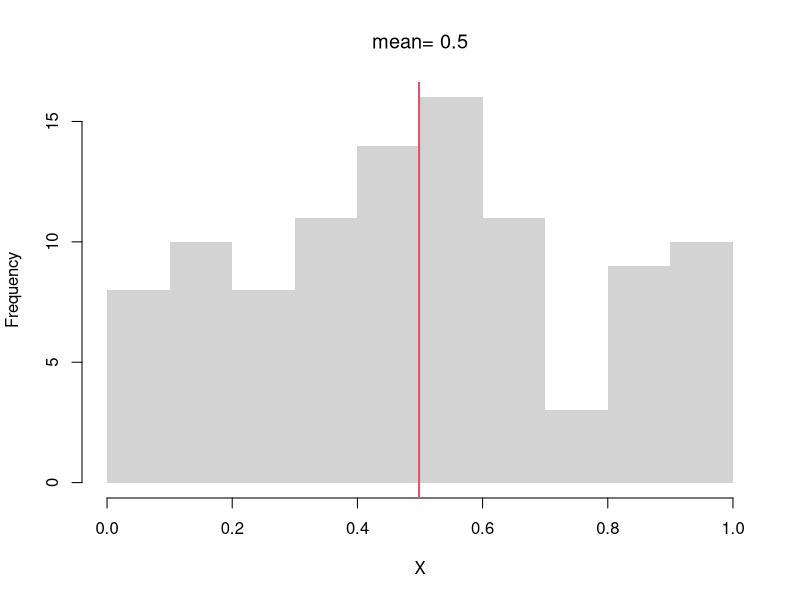
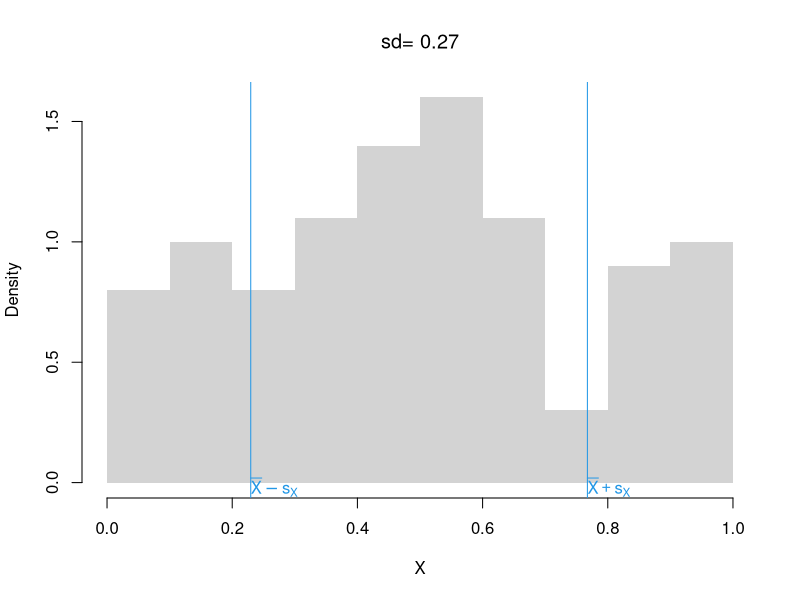
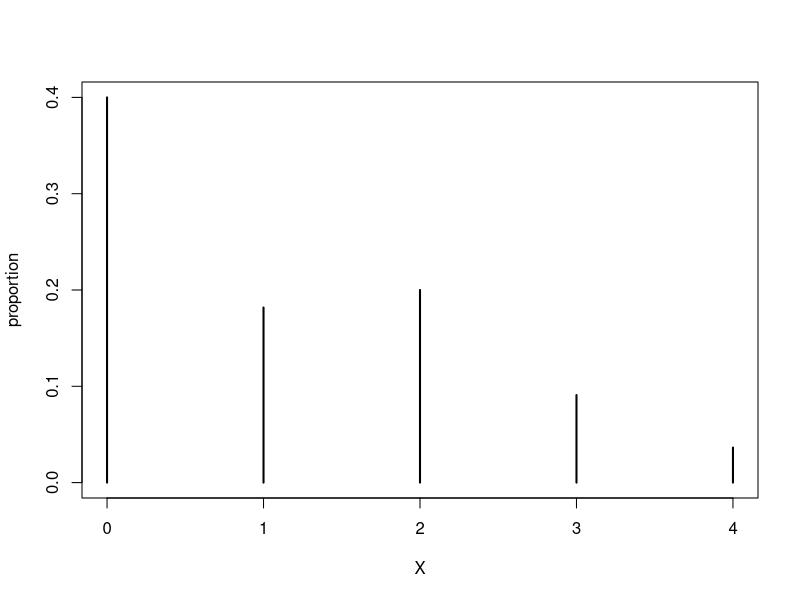
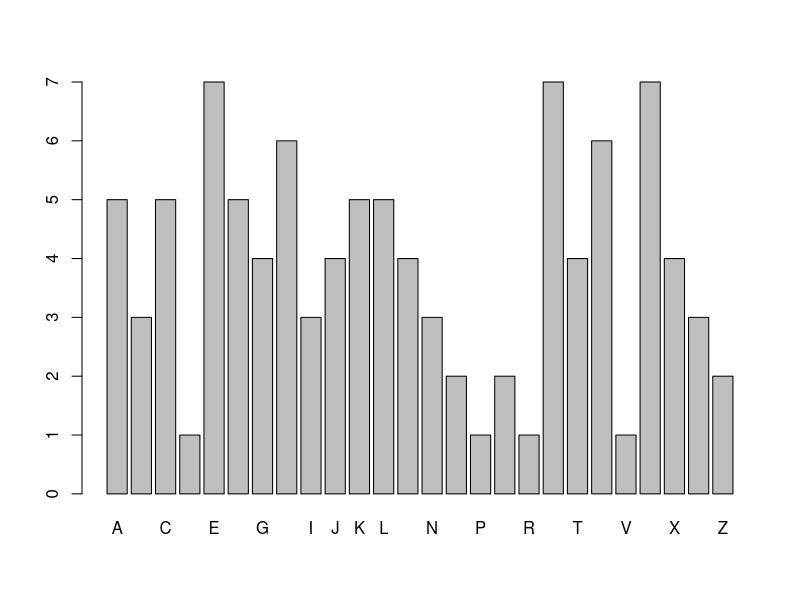
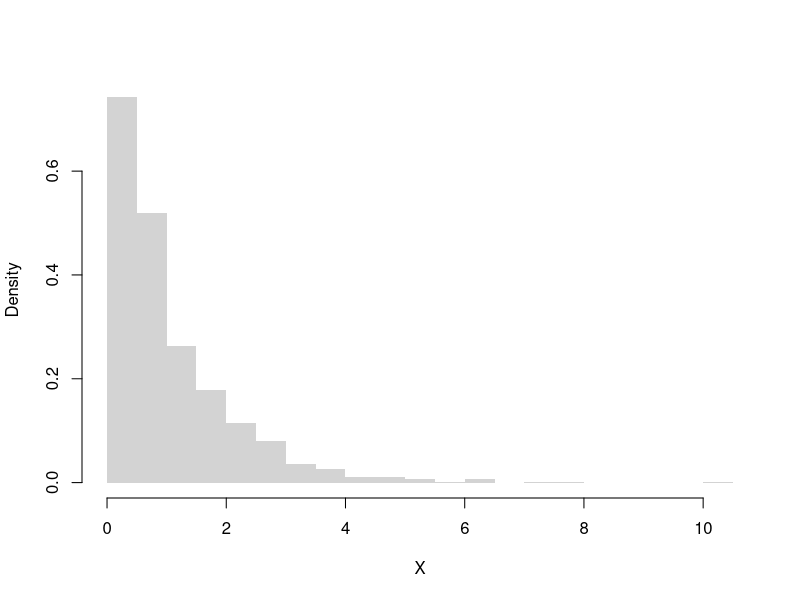
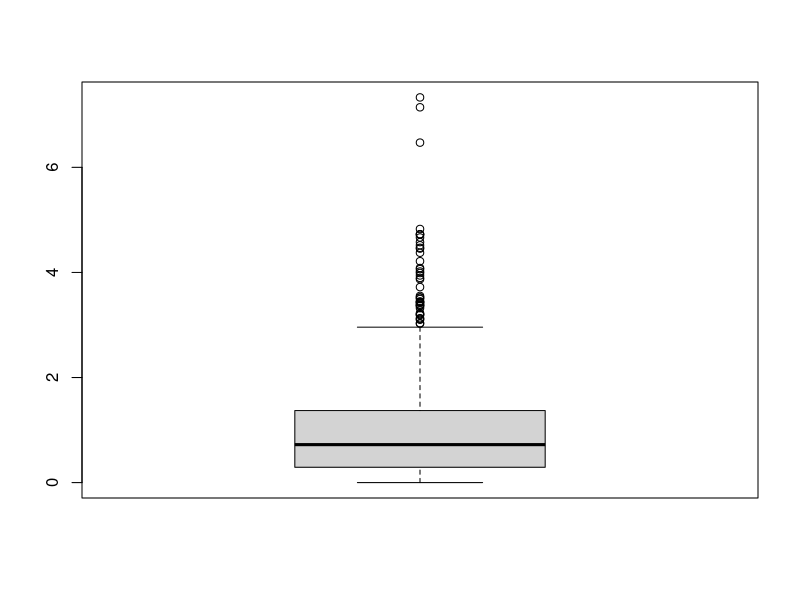
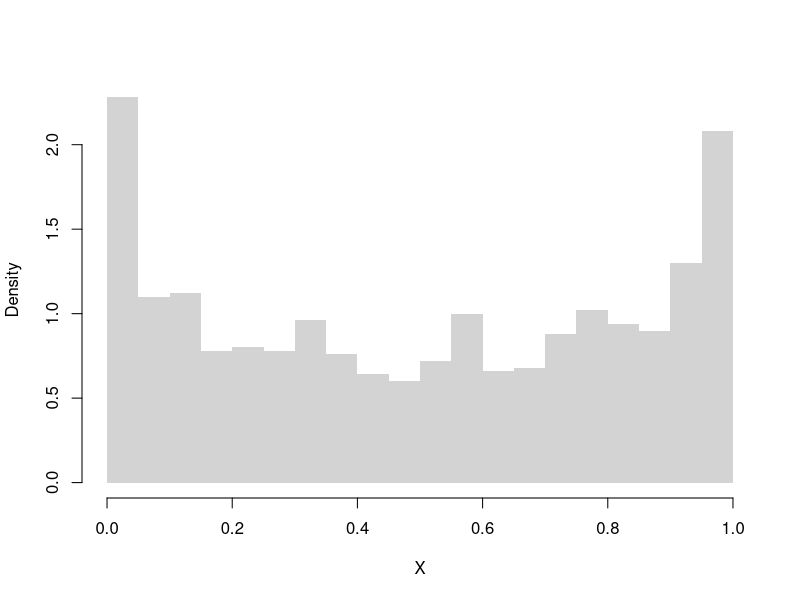
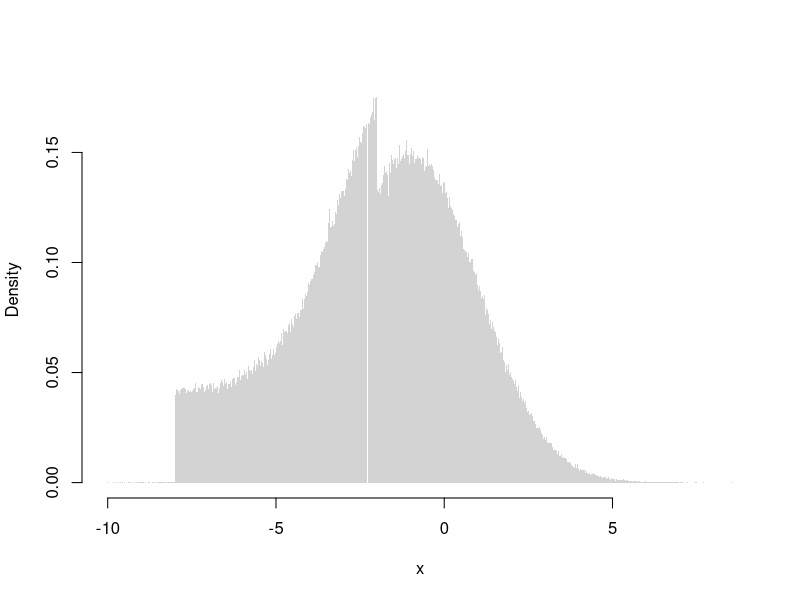

The R source for these figures, in order:
## ---- chunk 1
summary( runif(1000))
summary( rnorm(1000) )
## ---- chunk 2
# compute the mean of a random sample
X <- runif(100)
hist(X, border=NA, main=NA)
x_bar <- mean(X)  #sum(x)/length(x)
abline(v=x_bar, col=2, lwd=2)
title(paste0('mean= ', round(x_bar,2)), font.main=1)
## ---- chunk 3
s <- sd(X) # sqrt(var(X))
hist(X, border=NA, main=NA, freq=F)
s_lh <- c(x_bar - s,  x_bar + s)
abline(v=s_lh, col=4)
text(s_lh, -.02,
    c( expression(bar(X)-s[X]), expression(bar(X)+s[X])),
    col=4, adj=0)
title(paste0('sd= ', round(s,2)), font.main=1)
## ---- chunk 4
var(X)
x_bar <- mean(X)
mean( (X - x_bar)^2 )
## ---- chunk 5
X <- rgeom(50, .4)
X

proportions <- table(X)/sum(X)
plot(proportions, ylab='proportion')

#mean(X)
median(X)

#sd(X)
#IQR(X) # diff( quantile(x, probs=c(.25,.75)))
mad(X, constant=1) # median( abs(X - median(X)) )
## ---- chunk 6
# Draw 3 Random Letters
K <- length(LETTERS)
X_id <- rmultinom(3, 1, prob=rep(1/K,K))
X_id

# Draw Random Letters 100 Times
X_id <- rowSums(rmultinom(100, 1, prob=rep(1/K,K)))
X <- lapply(1:K, function(k){
    rep(LETTERS[k], X_id[k])
})
X <- factor(unlist(X), levels=LETTERS)

plot(X)

X_tab <- table(X)
# mode(s)
names(X_tab)[X_tab==max(X_tab)]

# freq. spread
sx <- X_tab/sum(X_tab)
sd(sx) # mad(sx)

# freq. concentration 
max(X_tab)/mean(X_tab)
## ---- chunk 7
X <- rweibull(1000, shape=1)
hist(X, border=NA, main=NA, freq=F, breaks=20)

skewness <-  function(X){
 X_bar <- mean(X)
 m3 <- mean((X - X_bar)^3)
 s3 <- sd(X)^3
 skew <- m3/s3
 return(skew)
}

skewness( rweibull(1000, shape=1))
skewness( rweibull(1000, shape=10) )
## ---- chunk 8
X <- rweibull(1000, shape=1)
boxplot(X, main=NA)

kurtosis <- function(X){  
 X_bar <- mean(X)
 m4 <- mean((X - X_bar)^4) 
 s4 <- sd(X)^4
 kurt <- m4/s4 - 3
 return(kurt)
}

kurtosis( rweibull(1000, shape=1))
kurtosis( rweibull(1000, shape=10) )
## ---- chunk 9
# Number of Modes
X <- rbeta(1000, .6, .6)
hist(X, border=NA, main=NA, freq=F, breaks=20)

# Random Number Generator 
r_ugly1 <- function(n, theta1=c(-8,-1), theta2=c(-2,2), rho=.25){
    omega   <- rbinom(n, size=1, rho)
    epsilon <- omega * runif(n, theta1[1], theta2[1]) +
        (1-omega) * rnorm(n, theta1[2], theta2[2])
    return(epsilon)
}
# Large Sample
par(mfrow=c(1,1))
x <- seq(-12,6,by=.001)
rX <- r_ugly1(1000000)
hist(rX, breaks=1000,  freq=F, border=NA,
    xlab="x", main='')
## ---- chunk 10
X <- rbinom(10000, size=1, prob=.75)

round( mean(X), 4)

round( var(X), 4)
## ---- chunk 11
X <- runif(10000, -1,1)
round( mean(X), 4)
round( var(X), 4)
## ---- chunk 12
# Compute probability weights for unique values
h  <- table(X) #table of counts
wt <- c(h)/length(X) #probabilities (must sum to 1)
xt <- as.numeric(names(h)) #values
# Weighted Mean
X_mean <- sum(wt*xt)
X_mean
## ---- chunk 13
X  <-  sample(c(0,1,2), 1000, replace=T)

#Try also computing a weighted variance
# X_var <- sum(wt * (X - x_mean)^2)/sum(wt)
## ---- chunk 14
# values and probabilities
h  <- hist(X, plot=F)
wt <- h$counts/length(x) 
xt <- h$mids
# Weighted mean
X_mean <- sum(wt*xt)
X_mean

# Compare to "mean(x)"
